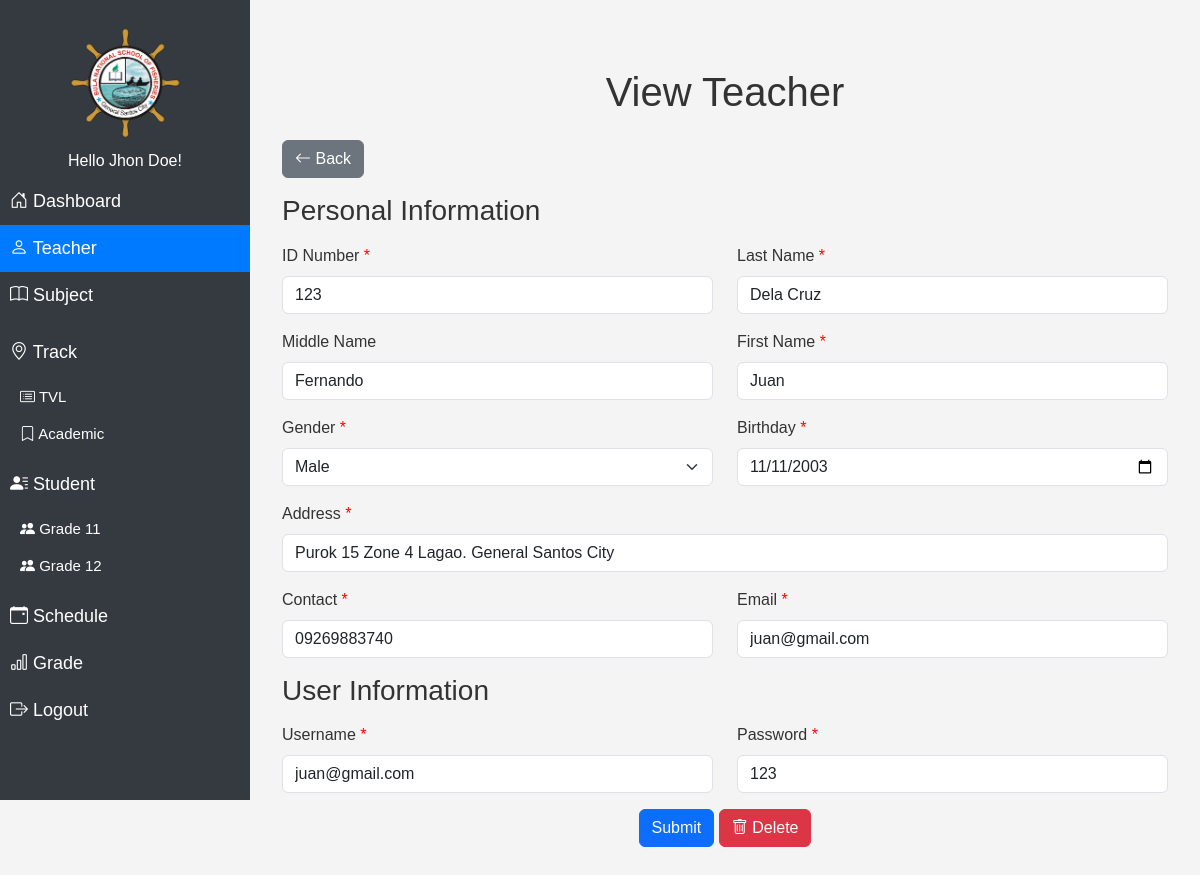
The page /modules/teacher/view.php?id=1 (signed in) on the database its author committed.
### tables this page shows
CREATE TABLE `user` (
  `id` int(11) NOT NULL,
  `name` varchar(100) NOT NULL,
  `username` varchar(255) NOT NULL,
  `password` varchar(255) NOT NULL,
  `role` varchar(100) NOT NULL
);

CREATE TABLE `teacher` (
  `id` int(11) NOT NULL,
  `id_number` varchar(20) NOT NULL,
  `last_name` varchar(50) NOT NULL,
  `middle_name` varchar(50) DEFAULT NULL,
  `first_name` varchar(50) NOT NULL,
  `gender` varchar(50) NOT NULL,
  `age` varchar(50) NOT NULL,
  `nationality` varchar(50) NOT NULL,
  `birthday` date NOT NULL,
  `address` varchar(255) NOT NULL,
  `contact` varchar(15) NOT NULL,
  `email` varchar(100) NOT NULL,
  `username` varchar(50) NOT NULL,
  `password` varchar(255) NOT NULL,
  `del_status` varchar(50) NOT NULL,
  `created_at` timestamp NOT NULL DEFAULT current_timestamp()
);

### modules/teacher/view.php (the view, shortened to what this page needs)
<!DOCTYPE html>
<html lang="en">
<head>
  <link rel="stylesheet" href="../../assets/css/bootstrap5.3.0/bootstrap.min.css">
  <link rel="stylesheet" href="../../assets/css/navbar.css">
  <link rel="stylesheet" href="../../assets/css/styles.css">
</head>
<body>
<?php
$page = 'Teacher';
include "../../db_conn.php";
if (isset($_GET['id'])) {
    $id = $_GET['id'];
    $query = "SELECT * FROM teacher WHERE id = '$id' AND del_status != 'deleted'";
    $result = mysqli_query($conn, $query);
    $teacher = mysqli_fetch_assoc($result);
} else {
    header("Location: index.php?error=No teacher ID specified.");
    exit();
}
?>
<?php include "../../navbar.php"; ?>
<div class="content" id="content">
    <div class="container my-5">
      <h1 class="text-center mb-4">View Teacher</h1>
      <a href="index.php" class="btn btn-secondary mb-3">
    <i class="bi bi-arrow-left"></i> Back
  </a>
      <form action="update.php?id=<?php echo $teacher['id']; ?>" method="POST">
        <div class="row mb-3">
          <h3 class="mb-3">Personal Information</h3>
          <div class="col-md-6">
            <label for="id_number" class="form-label required">ID Number</label>
            <input type="text" class="form-control" id="id_number" name="id_number" required
            value="<?php echo $teacher['id_number']; ?>">
          </div>
          <div class="col-md-6">
            <label for="last_name" class="form-label required">Last Name</label>
            <input type="text" class="form-control" id="last_name" name="last_name" required
            value="<?php echo $teacher['last_name']; ?>">
          </div>
        </div>
        <div class="row mb-3">
          <div class="col-md-6">
            <label for="middle_name" class="form-label">Middle Name</label>
            <input type="text" class="form-control" id="middle_name" name="middle_name"
            value="<?php echo $teacher['middle_name']; ?>">
          </div>
          <div class="col-md-6">
            <label for="first_name" class="form-label required">First Name</label>
            <input type="text" class="form-control" id="first_name" name="first_name" required
            value="<?php echo $teacher['first_name']; ?>">
          </div>
        </div>
        <div class="row mb-3">
          <div class="col-md-6">
            <label for="gender" class="form-label required">Gender</label>
            <select class="form-select" id="gender" name="gender" required>
              <option hidden value="<?php echo $teacher['gender']; ?>"><?php echo $teacher['gender']; ?></option>
            </select>
          </div>
          <div class="col-md-6">
            <label for="birthday" class="form-label required">Birthday</label>
            <input type="date" class="form-control" id="birthday" name="birthday" required
            value="<?php echo $teacher['birthday']; ?>">
          </div>
        </div>
        <div class="mb-3">
          <label for="address" class="form-label required">Address</label>
          <input type="text" class="form-control" id="address" name="address" required
          value="<?php echo $teacher['address']; ?>">
        </div>
        <div class="row mb-3">
          <div class="col-md-6">
            <label for="contact" class="form-label required">Contact</label>
            <input type="text" class="form-control" id="contact" name="contact" required
            value="<?php echo $teacher['contact']; ?>">
          </div>
          <div class="col-md-6">
            <label for="email" class="form-label required">Email</label>
            <input type="email" class="form-control" id="email" name="email" required
            value="<?php echo $teacher['email']; ?>">
          </div>
        </div>
        <h3 class="mb-3">User Information</h3>
        <div class="row mb-3">
          <div class="col-md-6">
            <label for="username" class="form-label required">Username</label>
            <input type="text" class="form-control" id="username" name="username" required readonly
            value="<?php echo $teacher['username']; ?>">
          </div>
          <div class="col-md-6">
            <label for="password" class="form-label required">Password</label>
            <input type="text" class="form-control" id="password" name="password" readonly
            value="<?php echo $teacher['password']; ?>">
          </div>
        </div>
        <div class="text-center">
          <button type="submit" class="btn btn-primary">Submit</button>
          <button type="button" class="btn btn-danger" id="deleteButton">
        <i class="bi bi-trash"></i> Delete
      </button>
        </div>
      </form>
    </div>
  </div>
</body>
</html>

### navbar.php (shortened to what this page needs)
<?php
include "../../db_conn.php";
$nav_id = $_SESSION['id'];
$nav_query = mysqli_query($conn, "SELECT * FROM user where id = '$nav_id'");
$nav_row = mysqli_fetch_array($nav_query);
?>
<link href="https://cdn.jsdelivr.net/npm/bootstrap-icons@1.11.3/font/bootstrap-icons.min.css" rel="stylesheet">
<div class="sidebar" id="sidebar">
<div>
    <img src="../../assets/img/logo.png" alt="Logo" class="logo">
</div>
<h6 class="text-center">Hello <?php echo $nav_row['name']; ?>! </h6>
<a href="../dashboard" class="<?php if ($page == 'Dashboard') {echo 'active';} ?>"><i class="bi bi-house-door"></i> Dashboard</a>
<a href="../teacher" class="<?php if ($page == 'Teacher') {echo 'active';} ?>"><i class="bi bi-person"></i> Teacher</a>
<a href="../subject" class="<?php if ($page == 'Subject') {echo 'active';} ?>"><i class="bi bi-book"></i> Subject</a>
<div class="submenu">
    <a href="#" class="<?php if ($page == 'Strand/TVL' || $page == 'Strand/Academic') {echo 'active';} ?>"><i class="bi bi-geo-alt"></i> Track</a>
    <ul>
        <li><a href="../strand?track=TVL" class="<?php if ($page == 'Strand/TVL') {echo 'active';} ?>"><i class="bi bi-card-list"></i> TVL</a></li>
        <li><a href="../strand?track=Academic" class="<?php if ($page == 'Strand/Academic') {echo 'active';} ?>"><i class="bi bi-bookmark"></i> Academic</a></li>
    </ul>
</div>
<div class="submenu">
    <a href="#" class="<?php if ($page == 'Student/11' || $page == 'Student/12') {echo 'active';} ?>"><i class="bi bi-person-lines-fill"></i> Student</a>
    <ul>
        <li><a href="../Student?grade=11" class="<?php if ($page == 'Student/11') {echo 'active';} ?>"><i class="bi bi-people-fill"></i> Grade 11</a></li>
        <li><a href="../Student?grade=12" class="<?php if ($page == 'Student/12') {echo 'active';} ?>"><i class="bi bi-people-fill"></i> Grade 12</a></li>
    </ul>
</div>
<a href="../schedule" class="<?php if ($page == 'Schedule') {echo 'active';} ?>"><i class="bi bi-calendar-event"></i> Schedule</a>
<a href="../grades" class="<?php if ($page == 'Grades') {echo 'active';} ?>"><i class="bi bi-bar-chart"></i> Grade</a>
<a href="../../logout.php"><i class="bi bi-box-arrow-right"></i> Logout</a>
</div>

### assets/css/navbar.css (style rules this page uses)
.sidebar { height: 100vh; position: fixed; top: 0; left: 0; width: 250px; background-color: #343a40; color: white; padding-top: 20px; transition: width 0.3s; }
.sidebar a { color: white; padding: 10px; text-decoration: none; display: block; font-size: 18px; }
.sidebar a.active { background-color: #007bff; color: white; }
.content { margin-left: 250px; padding: 20px; }
.logo { max-width: 150px; max-height: 150px; border-radius: 50%; margin-top: 5px; margin-bottom: 10px; margin-left: 65px; width: 120px; }
.submenu { margin: 10px 0; }
.submenu ul { list-style-type: none; padding: 0; margin: 0 0 0 15px; }
.submenu ul li { margin: 5px 0; }
.submenu ul li a { text-decoration: none; display: block; padding: 5px; color: white; font-size: 15px; }

### assets/css/styles.css (style rules this page uses)
body { font-family: Arial, sans-serif; background-color: #f4f4f4; color: #333; }
.required::after { content: " *"; color: red; }

### rows shown on the page
user: name "Jhon Doe"
teacher: id_number "123", last_name "Dela Cruz", middle_name "Fernando", first_name "Juan", gender "Male", birthday "11/11/2003", address "Purok 15 Zone 4 Lagao. General Santos City", contact "09269883740", email "juan@gmail.com", username "juan@gmail.com", password "123"
